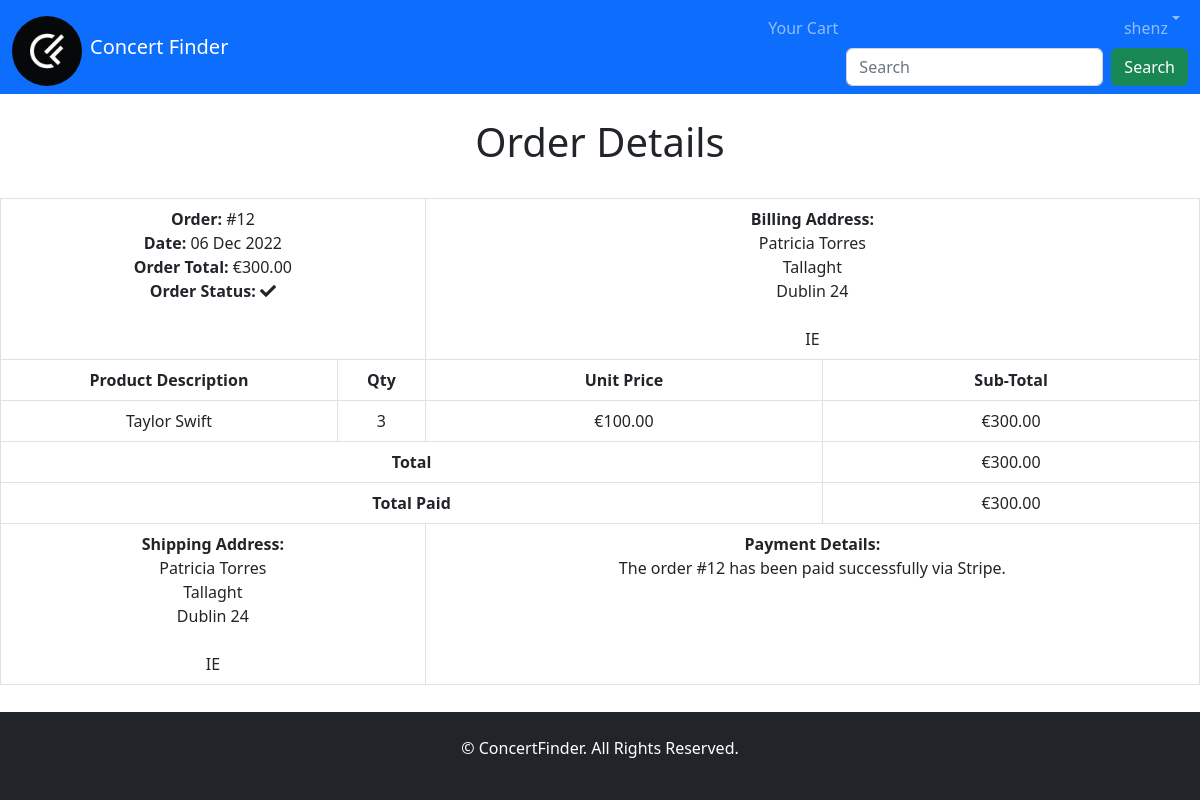
The app's page /order/12/ (signed in) with its own data.
### users/models.py (models this page shows)
class CustomUser(AbstractUser):
    age = models.PositiveBigIntegerField(null=True, blank=True)

### order/models.py (models this page shows, shortened)
class Order(models.Model):
    token = models.CharField(max_length=250, blank=True)
    total = models.DecimalField(max_digits=10, decimal_places=2, verbose_name='Euro Order Total')
    emailAddress = models.EmailField(max_length=250, blank=True, verbose_name='Email Address')
    created = models.DateTimeField(auto_now_add=True)
    billingName = models.CharField(max_length=250, blank=True)
    billingAddress1 = models.CharField(max_length=250, blank=True)
    billingCity = models.CharField(max_length=250, blank=True)
    billingPostcode = models.CharField(max_length=10, blank=True)
    billingCountry = models.CharField(max_length=200, blank=True)
    shippingName = models.CharField(max_length=250, blank=True)
    shippingAddress1 = models.CharField(max_length=250, blank=True)
    shippingCity = models.CharField(max_length=250, blank=True)
    shippingPostcode = models.CharField(max_length=10, blank=True)
    shippingCountry = models.CharField(max_length=200, blank=True)
    class Meta:
        db_table = 'Order'
        ordering = ['-created']

class OrderItem(models.Model):
    product = models.CharField(max_length=250)
    quantity = models.IntegerField()
    price = models.DecimalField(max_digits=10, decimal_places=2, verbose_name='Euro Price')
    order = models.ForeignKey(Order, on_delete=models.CASCADE)
    class Meta:
        db_table = 'OrderItem'
    def sub_total(self):
        return self.quantity * self.price

### order/views.py (the view)
# urls.py: path('<int:order_id>/', views.orderDetail.as_view(), name='order_detail'),
class orderDetail(LoginRequiredMixin, View):
    def get(self, request, order_id):
        if request.user.is_authenticated:
            email = str(request.user.email)
            order = Order.objects.get(id=order_id, emailAddress=email)
            order_items = OrderItem.objects.filter(order=order)
        return render(request, 'order/order_detail.html', {'order': order, 'order_items': order_items})

### cart/context_processors.py (called while the page is built)
def counter(request):
    item_count = 0
    if 'admin' in request.path:
        return {}
    else:
        try:
            cart = Cart.objects.filter(cart_id=_cart_id(request))
            cart_items = CartItem.objects.all().filter(cart=cart[:1])
            for cart_item in cart_items:
                item_count += cart_item.quantity
        except Cart.DoesNotExist:
            item_count = 0
    return {'item_count':item_count}

### cart/views.py (called while the page is built)
def _cart_id(request):
    cart = request.session.session_key
    if not cart:
        cart = request.session.create()
    return cart

### concert/context_processors.py (called while the page is built)
def menu_links(request):
    links = Category.objects.all()
    return {'links':links}

### templates/order/order_detail.html (shortened to what this page needs)
{% extends "base.html" %}
{% load static %}
{% block content %}
<div>
    <div class="text-center">
        <br>
        <h1 class="text-center my_title">Order Details</h1>
        <br>
        <table class="table table-bordered">
            <tr>
                <td class="text-left" colspan="2">
                    <b>Order: </b>#{{ order.id }}<br>
                    <b>Date: </b>{{ order.created|date:"d M Y" }}<br>
                    <b>Order Total: </b>€{{ order.total }}<br>
                    <b>Order Status: </b><i class="fas fa-check"></i>
                <td class="text-left" colspan="2">
                    <b>Billing Address: </b><br>
                    {{ order.billingName }}<br>
                    {{ order.billingAddress1 }}<br>
                    {{ order.billingCity }}<br>
                    {{ order.billingPostcode }}<br>
                    {{ order.billingCountry }}<br>
                </td>
            </tr>
            <tr>
                <td><b>Product Description</b></td>
                <td><b>Qty</b></td>
                <td><b>Unit Price</b></td>
                <td><b>Sub-Total</b></td>
            </tr>
            {% for item in order_items %}
            <tr>
                <td>{{ item.product }}</td>
                <td>{{ item.quantity }}</td>
                <td>€{{ item.price }}</td>
                <td>€{{ item.sub_total }}</td>
            </tr>
            {% endfor %}
            <tr>
                <td class="text-right" colspan="3"><b>Total</b></td>
                <td>€{{ order.total }}</td>
            </tr>
            <tr>
                <td class="text-right" colspan="3"><b>Total Paid</b></td>
                <td>€{{ order.total }}</td>
            </tr>
            <tr>
                <td class="text-left" colspan="2">
                    <b>Shipping Address: </b><br>
                    {{ order.shippingName }}<br>
                    {{ order.shippingAddress1 }}<br>
                    {{ order.shippingCity }}<br>
                    {{ order.shippingPostcode }}<br>
                    {{ order.shippingCountry }}<br>
                </td>
                <td class="text-left" colspan="2">
                    <b>Payment Details: </b><br>
                    The order #{{ order.id }} has been paid successfully via Stripe.
                </td>
            </tr>
        </table>
    </div>
</div>
{% endblock content %}

### templates/base.html (shortened to what this page needs)
<!DOCTYPE html>
{% load static %}
<html>
<head>
 <link href="https://cdn.jsdelivr.net/npm/bootstrap@5.2.2/dist/css/bootstrap.min.css"
 rel="stylesheet" integrity="sha384-
 Zenh87qX5JnK2Jl0vWa8Ck2rdkQ2Bzep5IDxbcnCeuOxjzrPF/et3URy9Bv1WTRi"
>
 <link rel="stylesheet" href="https://use.fontawesome.com/releases/v5.15.1/css/all.css">
 <link rel="stylesheet" type="text/css" href="{% static 'css/base.css' %}">
</head>
<body class="d-flex flex-column min-vh-100">
  <nav class="navbar navbar-expand-lg navbar-dark bg-primary">
    <div class="container-fluid">
        <div class="pt-2 justify-content-center me-2" style="text-align: center;">
          <a href="{% url 'home' %}">
            <img src="{% static 'images/cflogo.jpg' %}" alt="Concert Booking System" class="rounded-circle" height="70">
          </a>
        </div>
      <a class="navbar-brand" href="{% url 'home' %}">Concert Finder</a>
      <div class="collapse navbar-collapse d-flex flex-row-reverse" id="navbarSupportedContent">
        {% if user.is_authenticated %}
        <ul class="nav navbar-nav ms-auto">
          <li class="nav-item h-50">
            <a class="nav-link" href="{% url 'cart:cart_detail' %}">Your Cart</a>
          </li>
          <li class="nav-item dropdown">
              <a href="#" class="nav-link dropdown-toggle d-flex justify-content-end" data-bs-toggle="dropdown">{{user.username}}</a>
          <form class="d-flex" action="{% url 'search:filter_search' %}" method="get">
            <input class="form-control me-2" type="search" placeholder="Search" aria-label="Search" name="q">
            <button class="btn btn-success my-2 my-sm-0" type="submit">Search</button>
          </form>
        </li>
    </ul>
  {% endif %}
  </nav>
  <div>
    {% block content %}
    {% endblock content %}
  </div>
  <footer class="mt-auto">
    <div class="bg-dark text-white text-center p-4">
      <p>&copy; ConcertFinder. All Rights Reserved.</p>
    </div>
  </footer>
</body>
</html>

### records on screen
CustomUser: username "shenz"
Order: id "12", created "06 Dec 2022", total "300.00", billingName "Patricia Torres", billingAddress1 "Tallaght", billingCity "Dublin 24", billingCountry "IE", shippingName "Patricia Torres", shippingAddress1 "Tallaght", shippingCity "Dublin 24", shippingCountry "IE"
OrderItem: product "Taylor Swift", quantity "3", price "100.00", sub_total "300.00"
